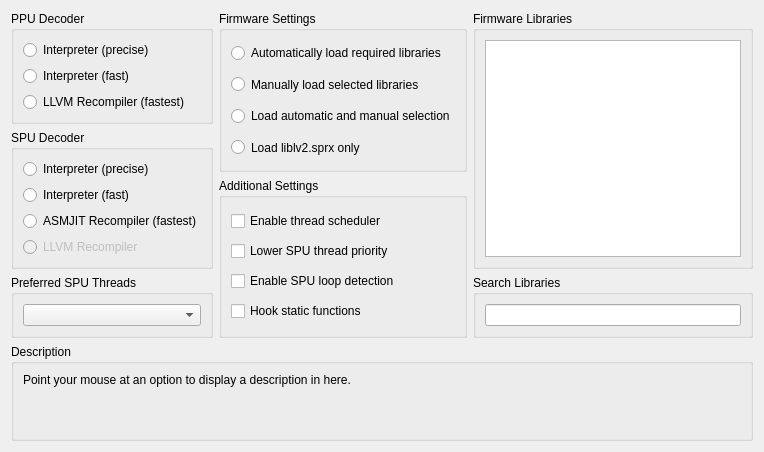
     <widget class="QWidget" name="coreTab">
      <attribute name="title">
       <string>CPU</string>
      </attribute>
      <layout class="QVBoxLayout" name="coreTabLayout" stretch="1,0,0">
       <item>
        <layout class="QHBoxLayout" name="coreTabItemLayout" stretch="1,1,2">
         <item>
          <layout class="QVBoxLayout" name="coreTabLeftLayout" stretch="1,1,0">
           <item>
            <widget class="QGroupBox" name="ppu">
             <property name="title">
              <string>PPU Decoder</string>
             </property>
             <layout class="QVBoxLayout" name="verticalLayout_2">
              <item>
               <widget class="QRadioButton" name="ppu_precise">
                <property name="text">
                 <string>Interpreter (precise)</string>
                </property>
               </widget>
              </item>
              <item>
               <widget class="QRadioButton" name="ppu_fast">
                <property name="text">
                 <string>Interpreter (fast)</string>
                </property>
               </widget>
              </item>
              <item>
               <widget class="QRadioButton" name="ppu_llvm">
                <property name="text">
                 <string>LLVM Recompiler (fastest)</string>
                </property>
               </widget>
              </item>
             </layout>
            </widget>
           </item>
           <item>
            <widget class="QGroupBox" name="spu">
             <property name="title">
              <string>SPU Decoder</string>
             </property>
             <layout class="QVBoxLayout" name="verticalLayout_3">
              <item>
               <widget class="QRadioButton" name="spu_precise">
                <property name="text">
                 <string>Interpreter (precise)</string>
                </property>
               </widget>
              </item>
              <item>
               <widget class="QRadioButton" name="spu_fast">
                <property name="text">
                 <string>Interpreter (fast)</string>
                </property>
               </widget>
              </item>
              <item>
               <widget class="QRadioButton" name="spu_asmjit">
                <property name="text">
                 <string>ASMJIT Recompiler (fastest)</string>
                </property>
               </widget>
              </item>
              <item>
               <widget class="QRadioButton" name="spu_llvm">
                <property name="enabled">
                 <bool>false</bool>
                </property>
                <property name="text">
                 <string>LLVM Recompiler</string>
                </property>
               </widget>
              </item>
             </layout>
            </widget>
           </item>
           <item>
            <widget class="QGroupBox" name="groupBox_6">
             <property name="title">
              <string>Preferred SPU Threads</string>
             </property>
             <layout class="QVBoxLayout" name="verticalLayout_51">
              <item>
               <widget class="QComboBox" name="preferredSPUThreads"/>
              </item>
             </layout>
            </widget>
           </item>
          </layout>
         </item>
         <item>
          <layout class="QVBoxLayout" name="coreTabMiddleLayout" stretch="1,1">
           <item>
            <widget class="QGroupBox" name="lib_settings">
             <property name="sizePolicy">
              <sizepolicy hsizetype="Preferred" vsizetype="Preferred">
               <horstretch>0</horstretch>
               <verstretch>0</verstretch>
              </sizepolicy>
             </property>
             <property name="title">
              <string>Firmware Settings</string>
             </property>
             <layout class="QVBoxLayout" name="verticalLayout">
              <item>
               <widget class="QRadioButton" name="lib_auto">
                <property name="sizePolicy">
                 <sizepolicy hsizetype="Expanding" vsizetype="Preferred">
                  <horstretch>0</horstretch>
                  <verstretch>0</verstretch>
                 </sizepolicy>
                </property>
                <property name="text">
                 <string>Automatically load required libraries</string>
                </property>
               </widget>
              </item>
              <item>
               <widget class="QRadioButton" name="lib_manu">
                <property name="sizePolicy">
                 <sizepolicy hsizetype="Expanding" vsizetype="Preferred">
                  <horstretch>0</horstretch>
                  <verstretch>0</verstretch>
                 </sizepolicy>
                </property>
                <property name="text">
                 <string>Manually load selected libraries</string>
                </property>
               </widget>
              </item>
              <item>
               <widget class="QRadioButton" name="lib_both">
                <property name="sizePolicy">
                 <sizepolicy hsizetype="Expanding" vsizetype="Preferred">
                  <horstretch>0</horstretch>
                  <verstretch>0</verstretch>
                 </sizepolicy>
                </property>
                <property name="text">
                 <string>Load automatic and manual selection</string>
                </property>
               </widget>
              </item>
              <item>
               <widget class="QRadioButton" name="lib_lv2">
                <property name="sizePolicy">
                 <sizepolicy hsizetype="Expanding" vsizetype="Preferred">
                  <horstretch>0</horstretch>
                  <verstretch>0</verstretch>
                 </sizepolicy>
                </property>
                <property name="text">
                 <string>Load liblv2.sprx only</string>
                </property>
               </widget>
              </item>
             </layout>
            </widget>
           </item>
           <item>
            <widget class="QGroupBox" name="checkboxes">
             <property name="title">
              <string>Additional Settings</string>
             </property>
             <layout class="QVBoxLayout" name="verticalLayout_4">
              <item>
               <widget class="QCheckBox" name="enableScheduler">
                <property name="text">
                 <string>Enable thread scheduler</string>
                </property>
               </widget>
              </item>
              <item>
               <widget class="QCheckBox" name="lowerSPUThrPrio">
                <property name="text">
                 <string>Lower SPU thread priority</string>
                </property>
               </widget>
              </item>
              <item>
               <widget class="QCheckBox" name="spuLoopDetection">
                <property name="text">
                 <string>Enable SPU loop detection</string>
                </property>
               </widget>
              </item>
              <item>
               <widget class="QCheckBox" name="hookStFunc">
                <property name="text">
                 <string>Hook static functions</string>
                </property>
               </widget>
              </item>
             </layout>
            </widget>
           </item>
          </layout>
         </item>
         <item>
          <layout class="QVBoxLayout" name="coreTabRightLayout" stretch="1,0">
           <item>
            <widget class="QGroupBox" name="groupBox_28">
             <property name="sizePolicy">
              <sizepolicy hsizetype="Preferred" vsizetype="Preferred">
               <horstretch>0</horstretch>
               <verstretch>0</verstretch>
              </sizepolicy>
             </property>
             <property name="title">
              <string>Firmware Libraries</string>
             </property>
             <layout class="QVBoxLayout" name="verticalLayout_12">
              <item>
               <widget class="QListWidget" name="lleList">
                <property name="sizePolicy">
                 <sizepolicy hsizetype="Preferred" vsizetype="Preferred">
                  <horstretch>0</horstretch>
                  <verstretch>0</verstretch>
                 </sizepolicy>
                </property>
                <property name="selectionMode">
                 <enum>QAbstractItemView::ExtendedSelection</enum>
                </property>
                <property name="viewMode">
                 <enum>QListView::ListMode</enum>
                </property>
               </widget>
              </item>
             </layout>
            </widget>
           </item>
           <item>
            <widget class="QGroupBox" name="groupBox_40">
             <property name="title">
              <string>Search Libraries</string>
             </property>
             <layout class="QVBoxLayout" name="verticalLayout_11">
              <item>
               <widget class="QLineEdit" name="searchBox">
                <property name="sizePolicy">
                 <sizepolicy hsizetype="Preferred" vsizetype="Fixed">
                  <horstretch>0</horstretch>
                  <verstretch>0</verstretch>
                 </sizepolicy>
                </property>
               </widget>
              </item>
             </layout>
            </widget>
           </item>
          </layout>
         </item>
        </layout>
       </item>
       <item>
        <spacer name="verticalSpacer_2">
         <property name="orientation">
          <enum>Qt::Vertical</enum>
         </property>
         <property name="sizeType">
          <enum>QSizePolicy::MinimumExpanding</enum>
         </property>
         <property name="sizeHint" stdset="0">
          <size>
           <width>0</width>
           <height>0</height>
          </size>
         </property>
        </spacer>
       </item>
       <item>
        <widget class="QGroupBox" name="groupBox_41">
         <property name="title">
          <string>Description</string>
         </property>
         <layout class="QVBoxLayout" name="verticalLayout_5">
          <item>
           <widget class="QLabel" name="description_cpu">
            <property name="text">
             <string>Point your mouse at an option to display a description in here.


</string>
            </property>
            <property name="textFormat">
             <enum>Qt::PlainText</enum>
            </property>
            <property name="alignment">
             <set>Qt::AlignLeading|Qt::AlignLeft|Qt::AlignTop</set>
            </property>
            <property name="wordWrap">
             <bool>true</bool>
            </property>
           </widget>
          </item>
         </layout>
        </widget>
       </item>
      </layout>
     </widget>
